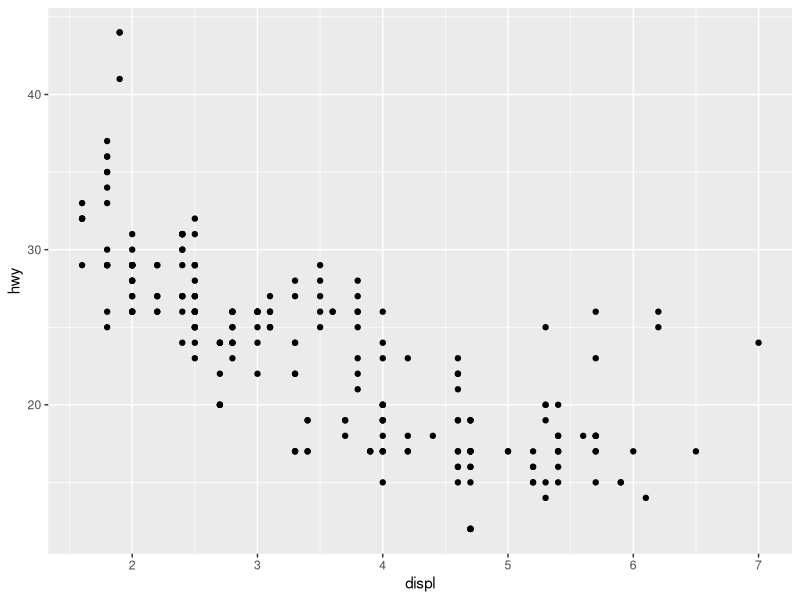
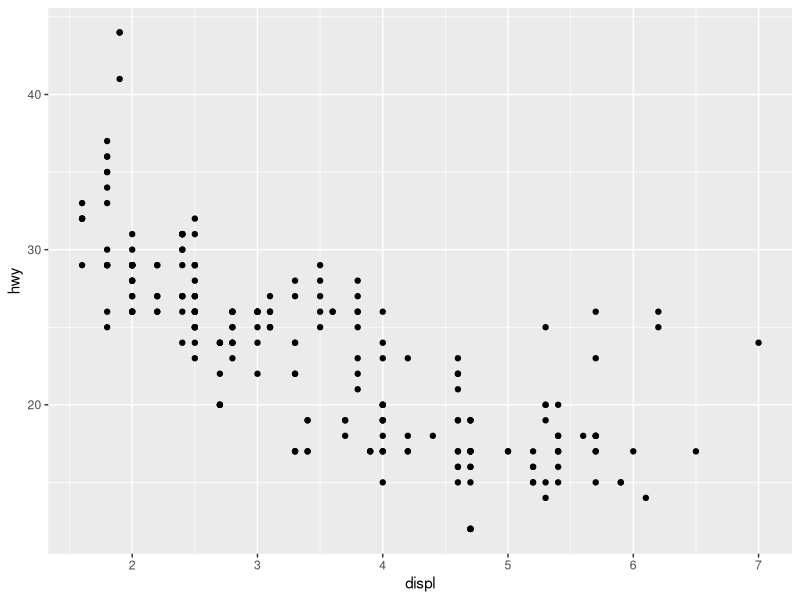
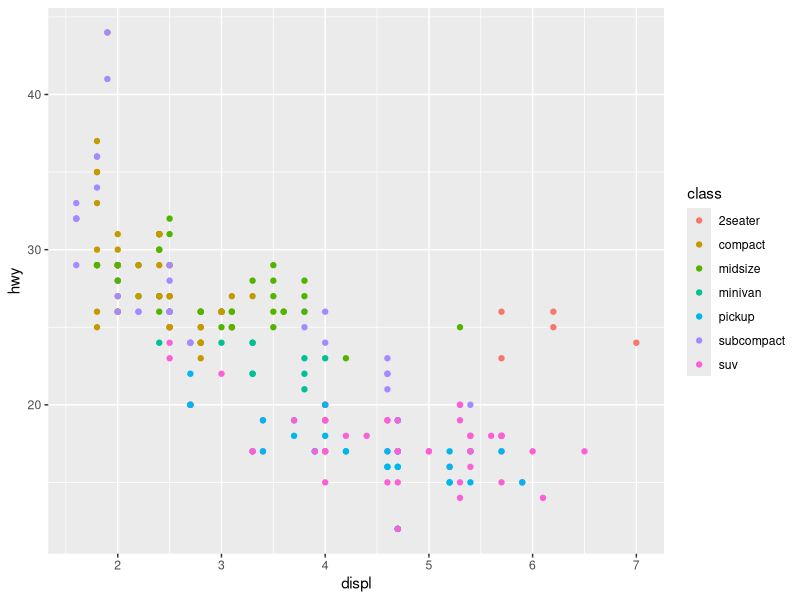
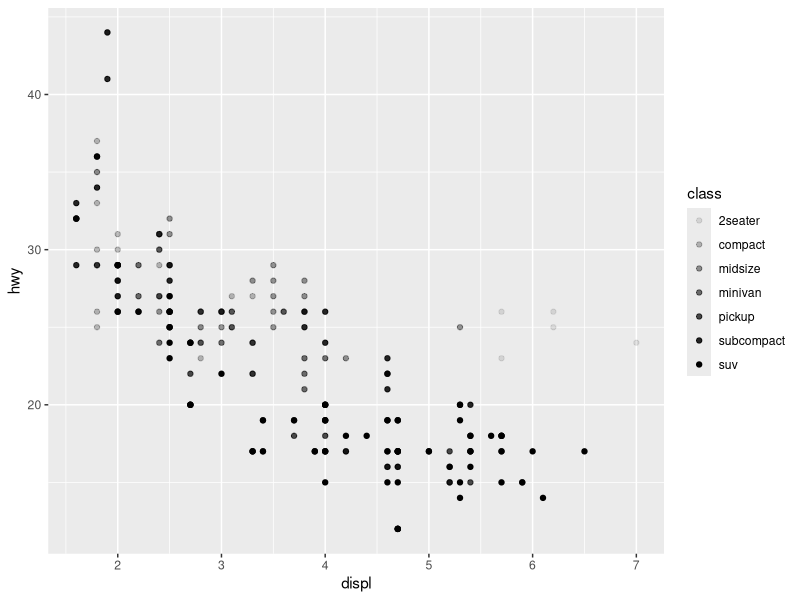
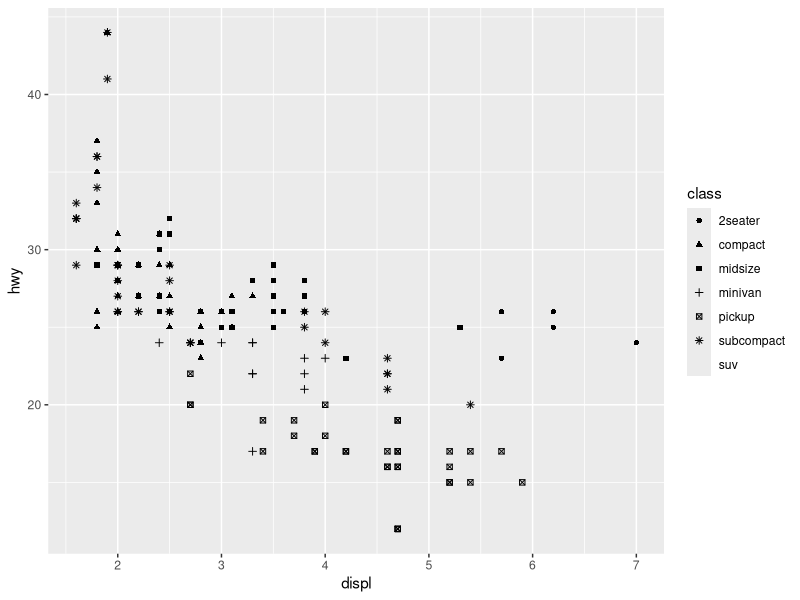
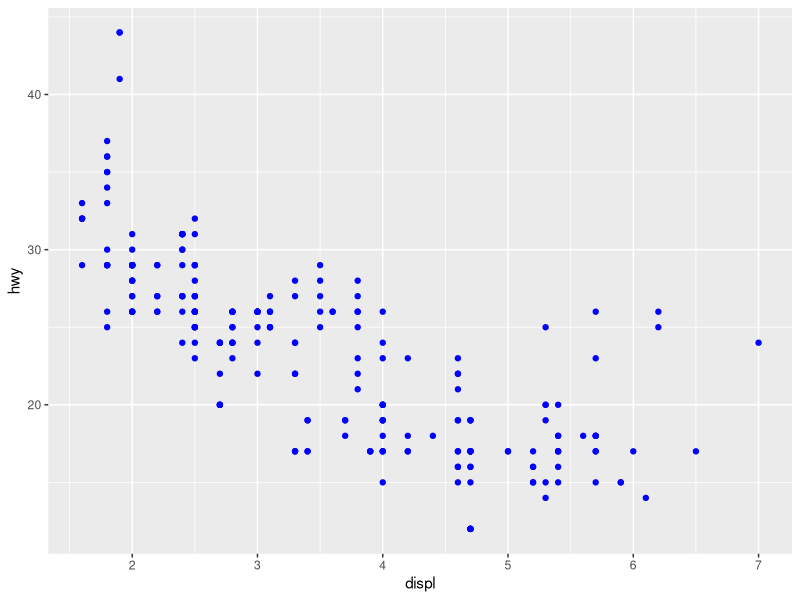
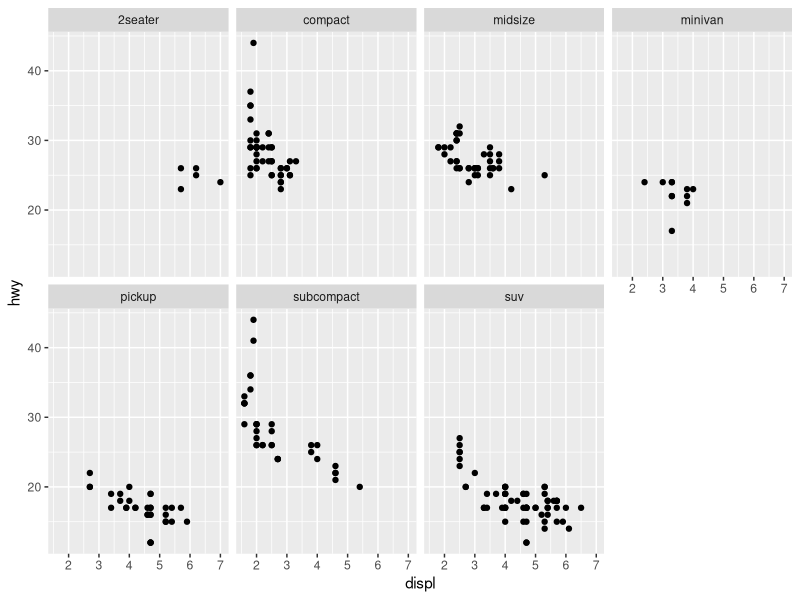
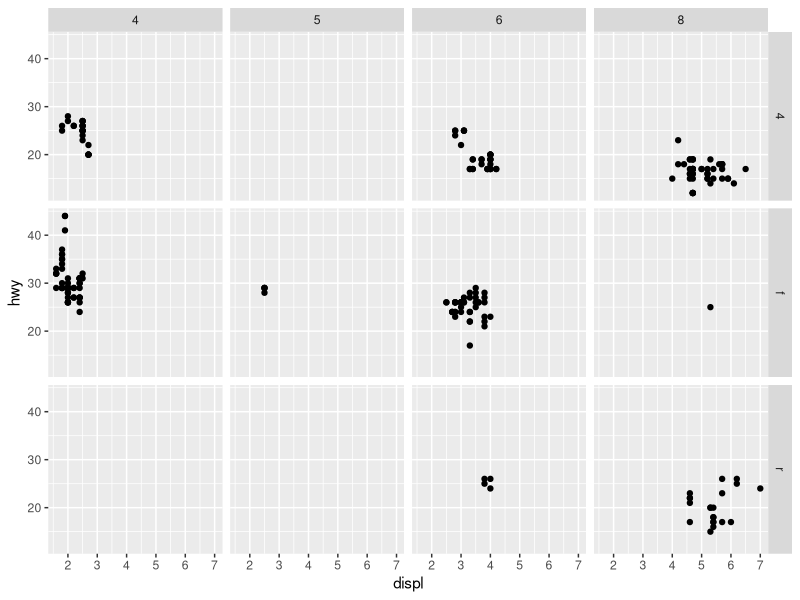

The R source for these figures, in order:
# ggplot2 is one of the core members of the tidyverse
install.packages("tidyverse")
library(tidyverse)

# mpg data frame found in ggplot2
library(ggplot2)
ggplot2::mpg

# To plot mpg, run this code to put displ on the x-axis and hwy on the y-axis:
ggplot(mpg, aes(x = displ, y = hwy)) + 
  geom_point()

# Alternate method
mpg %>% ggplot(aes(x = displ, y = hwy)) + #shortcut for pipe shift + command + m 
  geom_point()

# map the colors of points to the class variable to reveal the class of each car
ggplot(mpg, aes(x = displ, y = hwy, color = class)) + 
  geom_point()

# alpha aesthetic controls the transparency of the points
ggplot(mpg, aes(x = displ, y = hwy, alpha = class)) + 
  geom_point()

# shape aesthetic controls the shape of the points
ggplot(mpg, aes(x = displ, y = hwy, shape = class)) + 
  geom_point()

# set the aesthetic properties of your geom manually. all points blue
ggplot(mpg, aes(x = displ, y = hwy)) + 
  geom_point(color = "blue")

# split your plot into facets (subplots) each display one subset of the data
ggplot(mpg, aes(x = displ, y = hwy)) + 
  geom_point() + 
  facet_wrap(~ class, nrow = 2)

# facet plot on the combination of two variables add facet_grid()
ggplot(mpg, aes(x = displ, y = hwy)) + 
  geom_point() + 
  facet_grid(drv ~ cyl)
    
# smooth geom, a smooth line fitted to the data
ggplot(mpg, aes(x = displ, y = hwy)) + 
  geom_smooth()

# different linetype for each unique value of the mapped variable
ggplot(mpg, aes(x = displ, y = hwy, linetype = drv)) + 
  geom_smooth()

# or color
ggplot(mpg, aes(x = displ, y = hwy, color = drv)) + 
  geom_smooth()

# display multiple geoms in the same plot
ggplot(data = mpg, aes(x = displ, y = hwy)) + 
  geom_point() + 
  geom_smooth()

# add color manually
ggplot(mpg, aes(x = displ, y = hwy)) + 
  geom_point(color ="blue") + 
  geom_smooth(color = "red")

# different color and a separate trend-line for each class
ggplot(data = mpg, aes(x = displ, y = hwy, color = class)) + 
  geom_point() + 
  geom_smooth()

# same graph without standard error 
ggplot(data = mpg, aes(x = displ, y = hwy, color = class)) + 
  geom_point() + 
  geom_smooth(se = FALSE)

# different color for each class with a single trend-line for entire dataset
ggplot(data = mpg, aes(x = displ, y = hwy)) + 
  geom_point(aes(color = class)) + 
  geom_smooth(se = FALSE)

# Scales, let's start with a simple graph
ggplot(mpg, mapping = aes(x = cty, y = hwy)) + 
  geom_point()

# let's reverse scales
ggplot(mpg, mapping = aes(x = cty, y = hwy)) + 
  geom_point() +
  scale_x_reverse() +
  scale_y_reverse()

# Color Sclase
ggplot(mpg, mapping = aes(x = displ, y = hwy, color = class)) + 
  geom_point() +
  scale_color_brewer()

# Color Palettes
ggplot(mpg, mapping = aes(x = displ, y = hwy, color = class)) + 
  geom_point() +
  scale_color_brewer(palette = 5)
  
# create a bar graph based on the class variable (categorical)
ggplot(mpg, aes(x = class)) + 
  geom_bar()
# count is a new value obtained through statistical transformation

# we can do this manually
(class_count <- dplyr::count(mpg, class))

# create a bar graph based on the hwy variable (continuous)
ggplot(mpg, aes(x = hwy)) + 
  geom_histogram()

# create a stacked bar graph based on the drv variable (categorical)
ggplot(mpg, aes(x = class, fill = drv)) + 
  geom_bar()

# Cartesian Coordinate System
# Limit X Axis
ggplot(mpg, mapping = aes(x = displ, y = hwy)) +
  geom_point() + 
  coord_cartesian(xlim=c(0,5))

# Bar graph with flipped bars
ggplot(mpg, aes(x=class)) +
  geom_bar() +
  coord_flip()

# Facet Wraps creates subplots based on a categorical variable
ggplot(mpg, mapping = aes(x = displ, y = hwy)) +
  geom_point() + 
  facet_wrap(~class)
  
# Facet Grid creates subplots based on two categorical variable
ggplot(mpg, mapping = aes(x = displ, y = hwy)) +
  geom_point() + 
  facet_grid(year ~ cyl)

# Labels and Annotations
ggplot(mpg, aes(x = displ, y = hwy, color = class)) +
  geom_point() +
  labs(title = "Fuel Efficiency by Engine Volume",
       subtitle = "Fuel Economy Data from 1998 to 2008 for 38 Popular Cae Models",
       x = "Engine Volume (Liters)",
       y = "Fuel Efficiency (Miles per Gallon",
       color = "Car Type")
# ctrl + shift + 6 (Maximize Plot Window)
